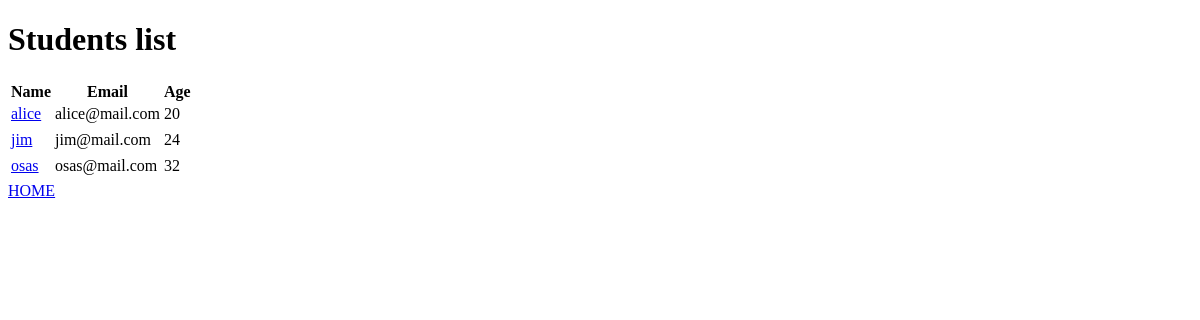
The page /studentslist on the database as committed earlier.
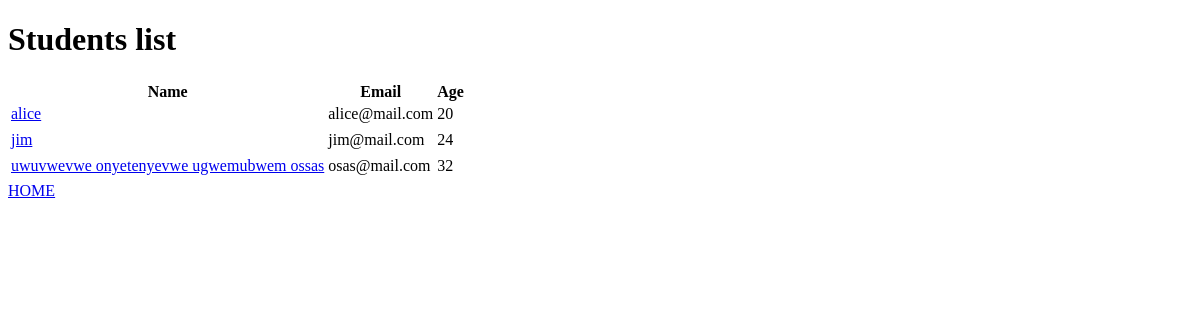
The same page on the database as committed later.
### log/models.py (models this page shows)
class Student(models.Model):
	name = models.CharField(max_length=20)
	age = models.IntegerField()
	email = models.EmailField()
	courses = models.ManyToManyField(Course)

### log/views.py (the view)
# urls.py: path("studentslist", views.studentslist),
def studentslist(request):
	students = Student.objects.all().order_by('name')
	return render(request, "log/studentslist.html",{"students":students})

### templates/log/studentslist.html (shortened to what this page needs)
<!DOCTYPE html>
<html lang="en">
<head>
</head>
<body>
	<h1>Students list</h1>
	{% if students.count > 0 %}
	<table>
		<tr><th>Name</th><th>Email</th><th>Age</th></tr>
		{% for student in students %}
			<tr><td><a href="student_info/{{student.id}}">{{student.name}}</a></td><td>{{student.email}}</td><td>{{student.age}}</td></tr><td></a></td>
		{% endfor %}
	</table>
	{% endif %}
	<a href="/">HOME</a>
</body>
</html>

Rows that differ between the two databases and show on the page:
changed Student "osas@mail.com": name "osas" → "uwuvwevwe onyetenyevwe ugwemubwem ossas"
